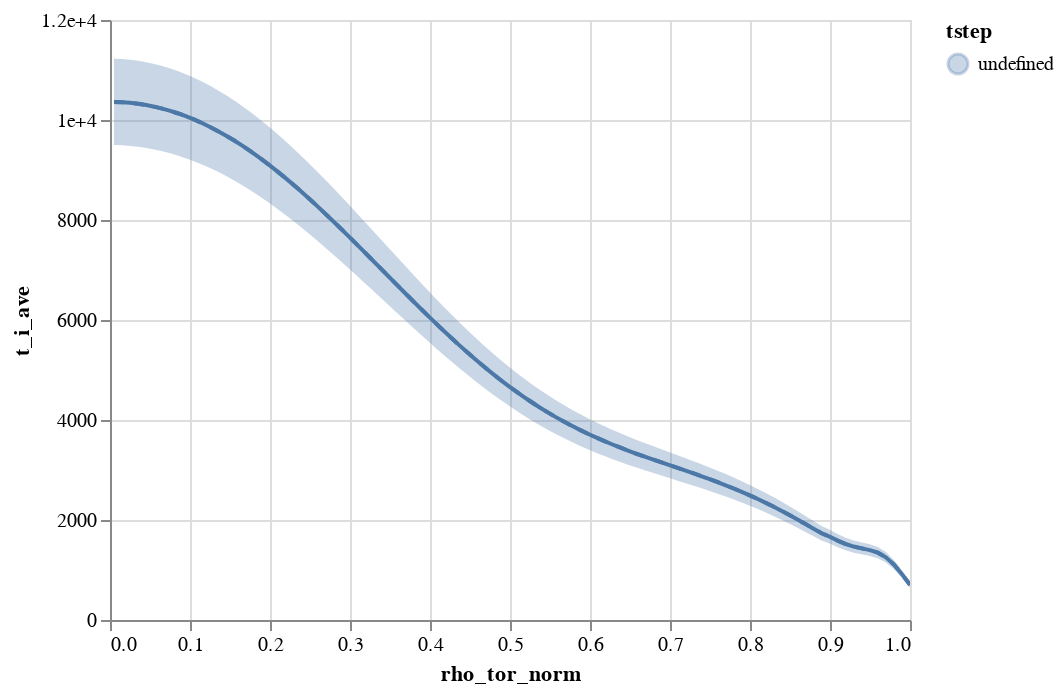

Notebook code cell kept with this figure:
### Markdown cell above
alternatively, the data can be plotted using an error band.

### Code cell
from duqtools.api import alt_errorband_chart

chart = alt_errorband_chart(
    dataset.isel(time=[0,1,2,3]), 
    x='rho_tor_norm', 
    y='t_i_ave'
)
chart

### Figure 1 — Vega-Lite specification as saved in the notebook (floating-point values rounded to 4 significant figures; data arrays with more than 128 entries replaced by an {"elided": "..."} marker saying what was removed)
{"config": {"view": {"continuousWidth": 400, "continuousHeight": 300}}, "layer": [{"mark": "line", "encoding": {"color": {"field": "tstep", "type": "nominal"}, "x": {"field": "rho_tor_norm", "type": "quantitative"}, "y": {"aggregate": "mean", "axis": {"format": ".4~g"}, "field": "t_i_ave", "scale": {"domain": [0, 11230.0]}, "type": "quantitative"}}, "selection": {"time": {"type": "single", "fields": ["slider"], "bind": {"input": "range", "max": 3.0, "min": 0, "step": 1}, "init": {"slider": 0}}, "selector003": {"type": "interval", "bind": "scales", "encodings": ["x", "y"]}}, "transform": [{"filter": {"selection": "time"}}]}, {"mark": {"type": "errorband", "extent": "stdev", "interpolate": "linear"}, "encoding": {"color": {"field": "tstep", "type": "nominal"}, "x": {"field": "rho_tor_norm", "type": "quantitative"}, "y": {"field": "t_i_ave", "type": "quantitative"}}, "selection": {"time": {"type": "single", "fields": ["slider"], "bind": {"input": "range", "max": 3.0, "min": 0, "step": 1}, "init": {"slider": 0}}, "selector004": {"type": "interval", "bind": "scales", "encodings": ["x", "y"]}}, "transform": [{"filter": {"selection": "time"}}]}, {"mark": {"type": "line", "strokeDash": [5, 5]}, "encoding": {"color": {"field": "tstep", "type": "nominal"}, "x": {"field": "rho_tor_norm", "type": "quantitative"}, "y": {"aggregate": "mean", "field": "t_i_ave", "type": "quantitative"}}, "selection": {"reference": {"type": "single", "fields": ["slider"], "bind": {"input": "range", "max": 3.0, "min": 0, "name": "Reference time index", "step": 1}, "init": {"slider": 0}}, "selector005": {"type": "interval", "bind": "scales", "encodings": ["x", "y"]}}, "transform": [{"filter": {"selection": "reference"}}]}], "data": {"name": "data-005397fc1dc78e1dab153b5dc7f06d45"}, "$schema": "https://vega.github.io/schema/vega-lite/v4.17.0.json", "datasets": {"data-005397fc1dc78e1dab153b5dc7f06d45": {"elided": "1200 records"}}}
